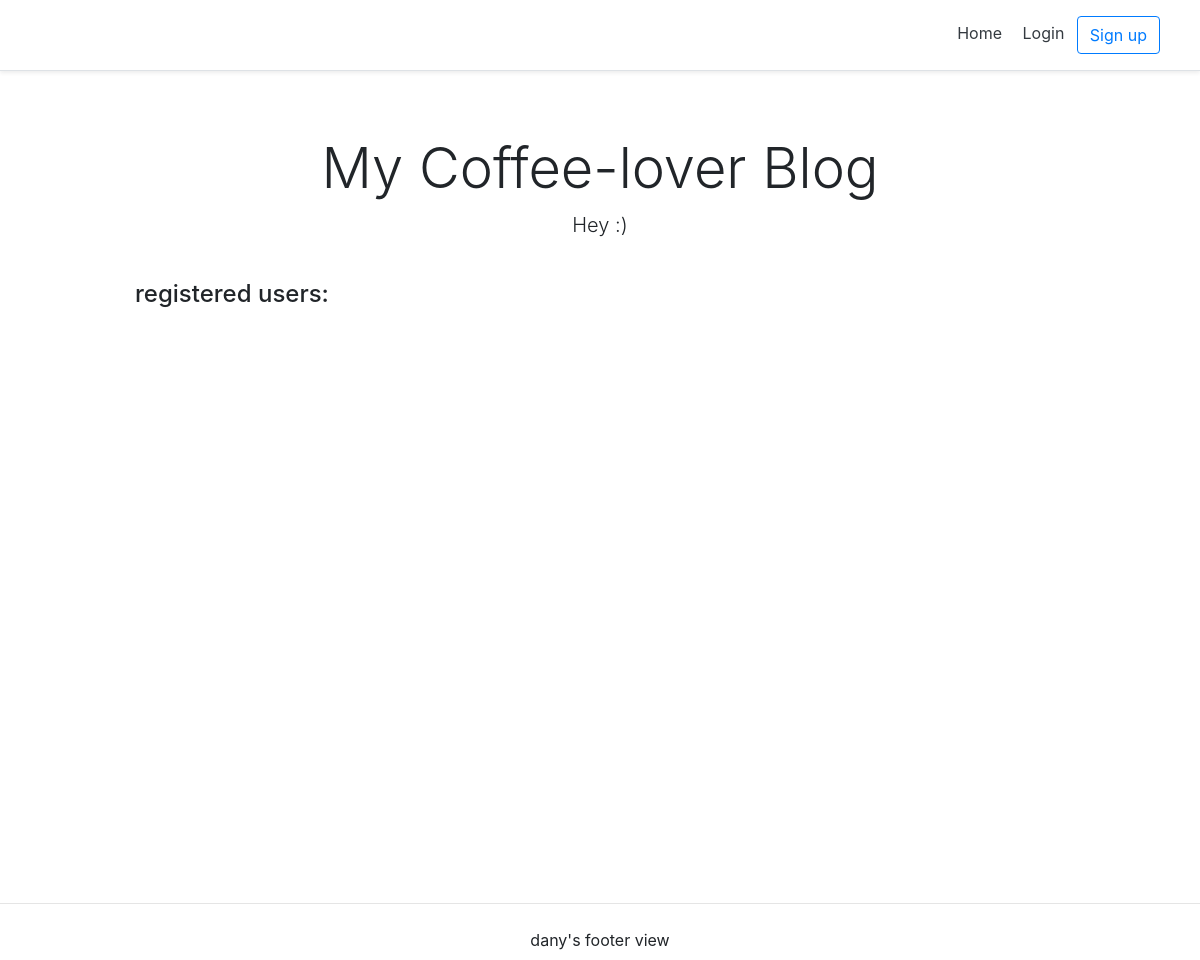
The app's page /, older data.
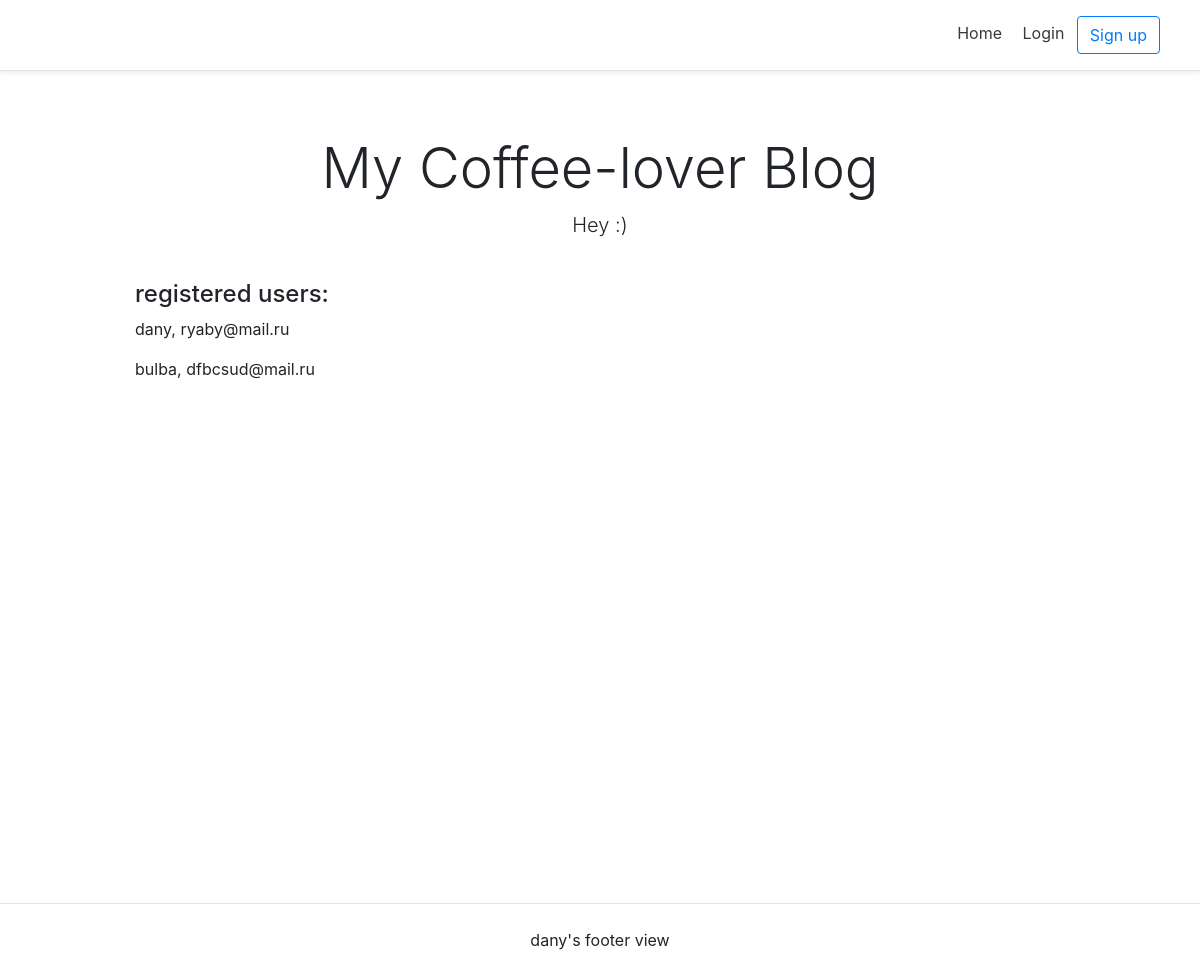
The same page, newer data.
### useraccount/models.py (models this page shows, shortened)
class Account(AbstractBaseUser):
    email = models.EmailField(verbose_name="email", max_length=60, unique=True)
    username = models.CharField(max_length=30, unique=True)
    picture = models.ImageField(null=True, blank=True, upload_to='')
    date_joined = models.DateTimeField(verbose_name='date joined', auto_now_add=True)
    last_login = models.DateTimeField(verbose_name='last login', auto_now=True)
    is_admin = models.BooleanField(default=False)
    is_staff = models.BooleanField(default=False)
    is_active = models.BooleanField(default=True)
    is_superuser = models.BooleanField(default=False)
    first_name = models.CharField(max_length=30)
    last_name = models.CharField(max_length=30)
    USERNAME_FIELD = 'username'
    REQUIRED_FIELDS = ['email']
    objects = MyAccountManager()
    def __str__(self):
        return self.username + ", " + self.email

### personal/views.py (the view)
# urls.py: path('', home_screen_view, name="home"),
def home_screen_view(request):
    context = {}
    accounts = Account.objects.all()
    context['accounts'] = accounts
    return render(request, "personal/home.html", context)

### personal/templates/personal/home.html
{% extends 'base.html' %}
{% block content %}
    <div class="pricing-header px-3 py-3 pt-md-5 pb-md-4 mx-auto text-center">
        <h1 class="display-4">My Coffee-lover Blog</h1>
        <p class="lead">Hey :)</p>
    </div>
    <div class="container">
        <div class="d-flex flex-column">
             <h4>registered users:</h4>
            {% for item in accounts %}
                <p>{{item}}</p>
            {% endfor %}
        </div>
    </div>
{% endblock content %}

Row changes from the older to the newer data that the page shows:
added Account: username+email "dany, ryaby@mail.ru"
added Account: username+email "bulba, dfbcsud@mail.ru"
